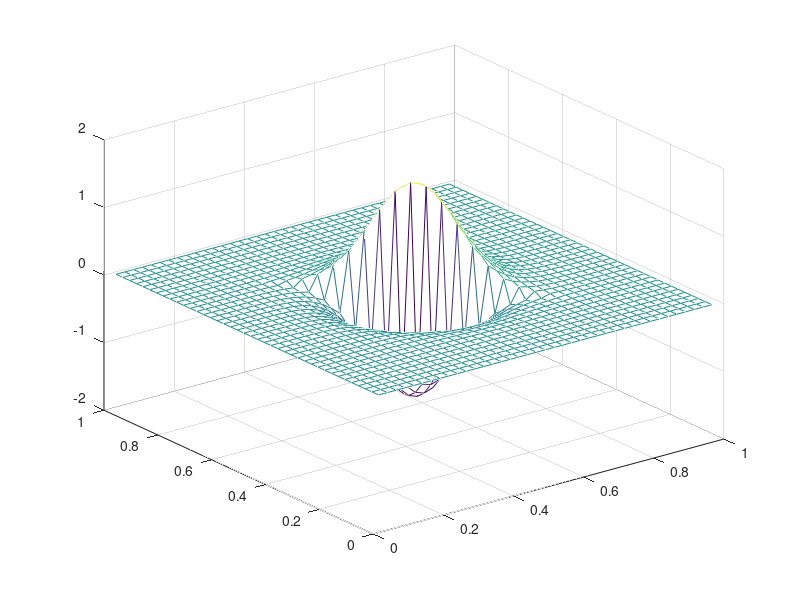

This figure's MATLAB source:
clear all
close all

% a = 10000;
% b = 3;
% 
% N = 50;
% x = linspace(0,1,N+1);
% [X,Y] = meshgrid(x,x);
% 
% 
% u = @(t)(atan(a*t - 1/2*a).*t - 1/2*atan(a*t - 1/2*a) ...
%         -1/(2*a)*log((a*t - 1/2*a).^2 + 1) + b*t);
% up = @(t)(atan(a*(t-0.5)) + b);
% upp = @(t)(a./(a^2 * (t - 0.5).^2 + 1) );
% m = @(t,c,x,y)(1./(up(x) + up(y)) .* (c*exp(t)) );   % Allow for anisotropy with c
% J = @(t)(up(t).*m(t));
% 
% 
% mesh(X,Y,m(X+Y,1,X,Y).*(up(X) + up(Y)))


L = 1;
n = 40;
h = L/n;

[xc,yc]   = ndgrid(h/2:h:L-h/2, h/2:h:L-h/2); % Cell centres
[xdx,ydx] = ndgrid(h:h:L-h, h/2:h:L-h/2); % x walls 
[xdy,ydy] = ndgrid(h/2:h:L-h/2, h:h:L-h); % y walls 




a = 0.02;
a2 = 1e9; 
b = 1;

Gd = atan(a2*(xdx + ydx - 1) + b);
x = xdx; y = ydx;
G = (exp( -( ((x - 0.5).^2)./a + ((y - 0.5).^2)./a  ))) .*Gd;
    
   % m = @(t,x,y,z)(1./(up(t,x,y,z))  ); 
mesh(xdx,ydx,G)
